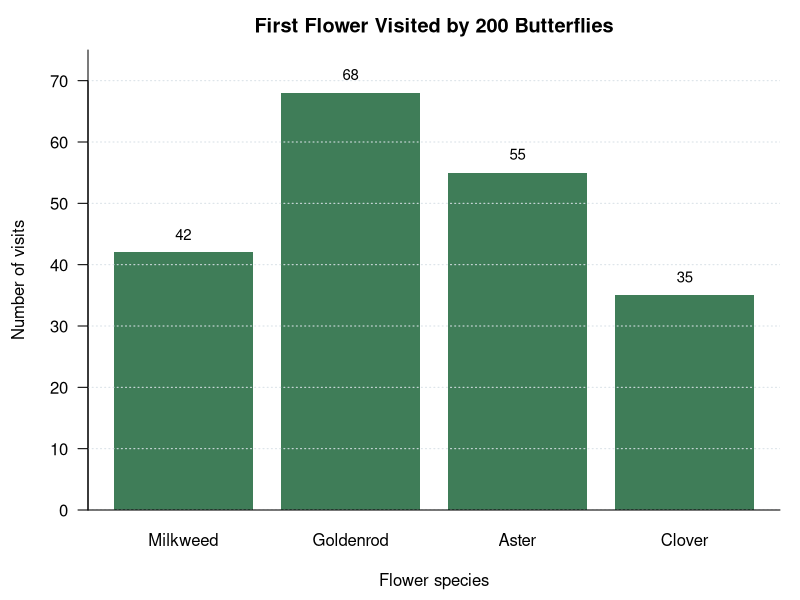
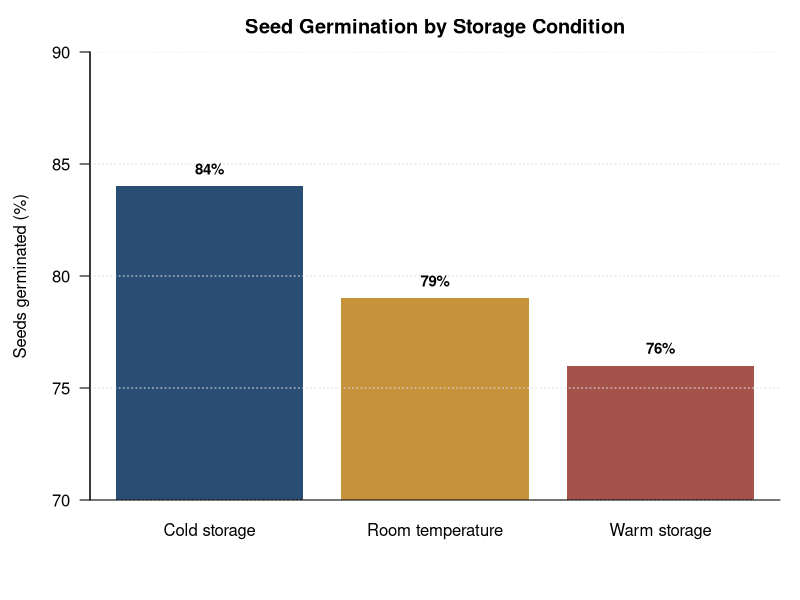
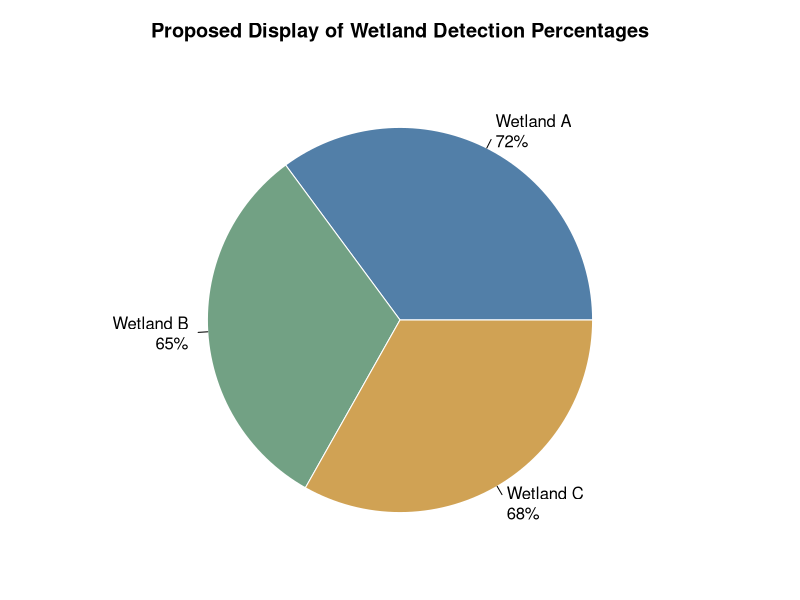
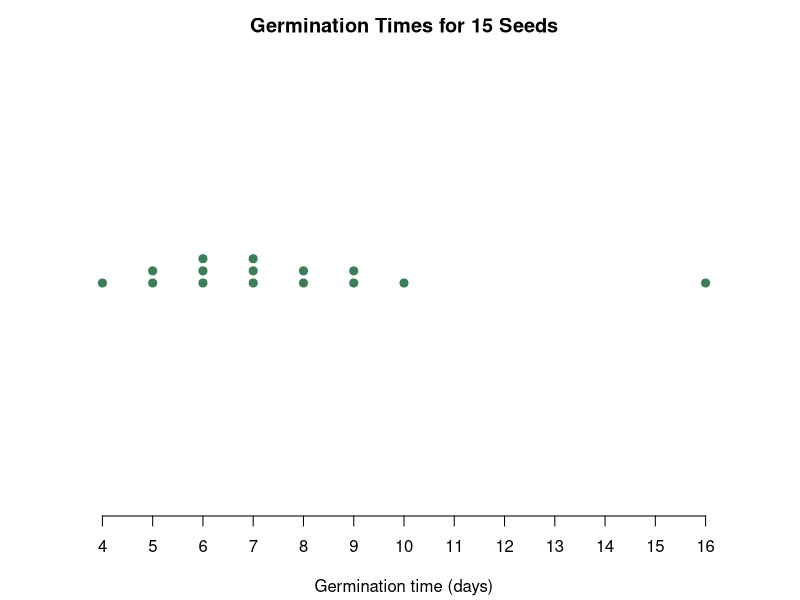
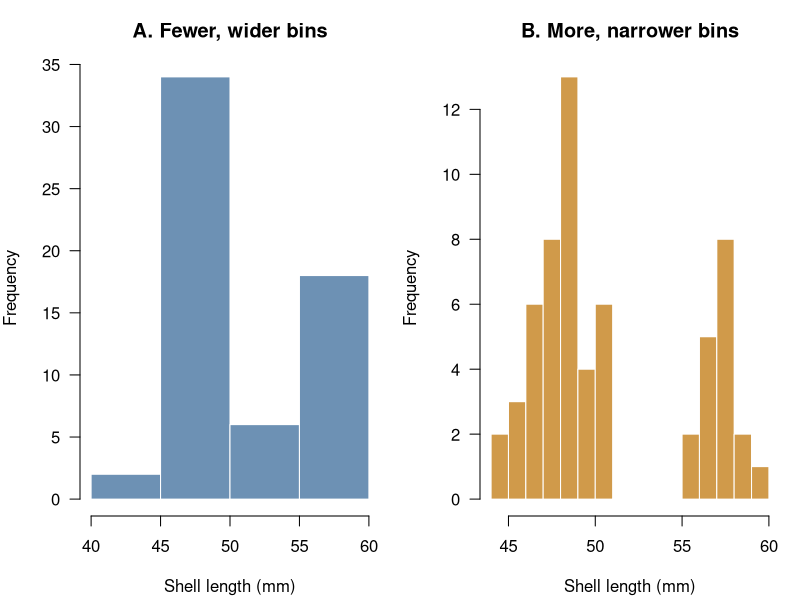
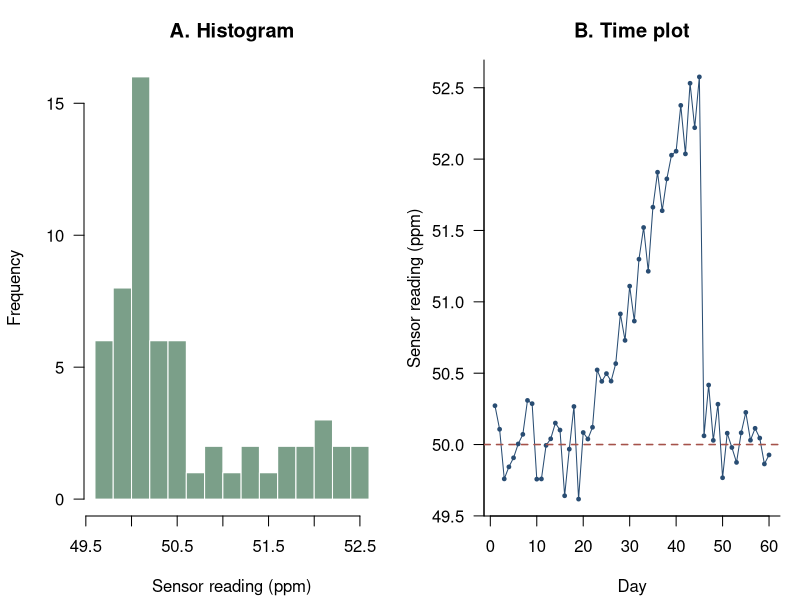
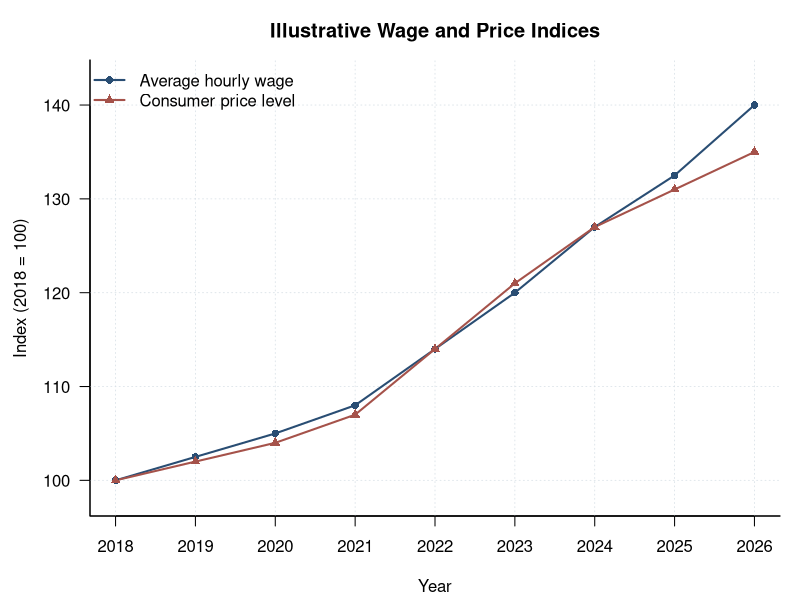
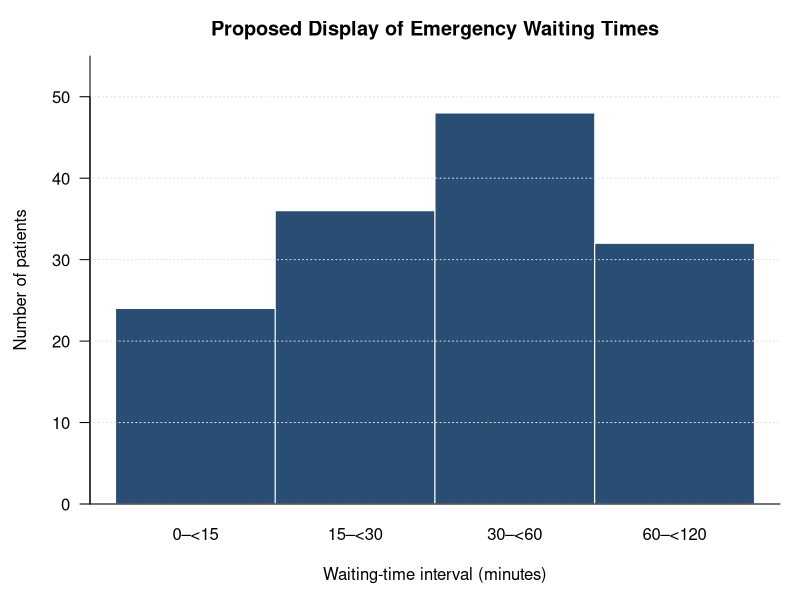

These figures' R source, in order:
## ---- chunk 1
knitr::opts_chunk$set(
  echo = FALSE,
  warning = FALSE,
  message = FALSE,
  fig.align = "center",
  fig.retina = 2,
  fig.pos = "H",
  out.width = "88%"
)

course_blue <- "#294D73"
course_green <- "#3F7D58"
course_gold <- "#C6923A"
course_red <- "#A5524A"
soft_grid <- "#D9E1E7"
## ---- chunk 2
butterfly_counts <- c(Milkweed = 42, Goldenrod = 68, Aster = 55, Clover = 35)
old_par <- par(mar = c(4.5, 4.4, 2.5, 1), las = 1, bty = "l")
positions <- barplot(butterfly_counts, col = course_green, border = NA,
                     ylim = c(0, 75),
                     ylab = "Number of visits",
                     xlab = "Flower species",
                     main = "First Flower Visited by 200 Butterflies"
)
abline(h = seq(0, 70, by = 10), col = soft_grid, lty = 3)
text(positions, butterfly_counts + 3, labels = butterfly_counts, cex = 0.9)
box(bty = "l")
par(old_par)
## ---- chunk 3
germination_rates <- c("Cold storage" = 84,"Room temperature" = 79,"Warm storage" = 76)
baseline <- 70
visible_heights <- germination_rates - baseline
old_par <- par(mar = c(5, 4.5, 2.6, 1),las = 1,bty = "l")

positions <- barplot(visible_heights, col = c(course_blue, course_gold, course_red),
                     border = NA,
                     ylim = c(0, 20),
                     axes = FALSE,
                     axisnames = FALSE,
                     ylab = "Seeds germinated (%)",
                     main = "Seed Germination by Storage Condition"
)
axis(2,at = seq(0, 20, by = 5),labels = seq(70, 90, by = 5),las = 1)
axis(1,at = positions,labels = names(germination_rates),tick = FALSE)
abline(h = seq(0, 20, by = 5),col = soft_grid,lty = 3)
text(positions,visible_heights + 0.8,labels = paste0(germination_rates, "%"),cex = 0.9,font = 2)
box(bty = "l")
par(old_par)
## ---- chunk 4
wetland_percentages <- c("Wetland A" = 72, "Wetland B" = 65, "Wetland C" = 68)

old_par <- par(mar = c(1, 1, 3, 1))
pie(
  wetland_percentages,
  labels = paste0(names(wetland_percentages), "\n", wetland_percentages, "%"),
  col = c("#527FA8", "#72A184", "#D0A254"),
  border = "white",
  main = "Proposed Display of Wetland Detection Percentages"
)
par(old_par)
## ---- chunk 5
germination_days <- c(4, 5, 5, 6, 6, 6, 7, 7, 7, 8, 8, 9, 9, 10, 16)

old_par <- par(mar = c(4.2, 1.2, 2.5, 0.8), bty = "n")
stripchart(
  germination_days,
  method = "stack",
  offset = 0.45,
  pch = 21,
  cex = 1.35,
  bg = course_green,
  col = "white",
  xlim = c(3, 17),
  axes = FALSE,
  xlab = "Germination time (days)",
  main = "Germination Times for 15 Seeds"
)
axis(1, at = 4:16)
par(old_par)
## ---- chunk 6
set.seed(1210)
mussel_lengths <- c(rnorm(42, mean = 48, sd = 1.7), rnorm(18, mean = 57, sd = 1.2))
old_par <- par(mfrow = c(1, 2), mar = c(4.2, 4, 3, 1), las = 1, bty = "l")
hist(mussel_lengths,breaks = 5,col = "#6D91B4",border = "white",
     main = "A. Fewer, wider bins",
     xlab = "Shell length (mm)",
     ylab = "Frequency"
)
hist(
  mussel_lengths,
  breaks = 15,
  col = "#D09A4A",
  border = "white",
  main = "B. More, narrower bins",
  xlab = "Shell length (mm)",
  ylab = "Frequency"
)
par(old_par)
## ---- chunk 7
set.seed(1210)
day <- 1:60
sensor_reading <- c(
  50 + rnorm(20, mean = 0, sd = 0.18),
  50 + seq(0.05, 2.60, length.out = 25) + rnorm(25, mean = 0, sd = 0.22),
  50 + rnorm(15, mean = 0, sd = 0.18)
)

old_par <- par(mfrow = c(1, 2), mar = c(4.2, 4.2, 3, 1), las = 1, bty = "l")
hist(
  sensor_reading,
  breaks = 12,
  col = "#7B9F89",
  border = "white",
  main = "A. Histogram",
  xlab = "Sensor reading (ppm)",
  ylab = "Frequency"
)
plot(
  day,
  sensor_reading,
  type = "o",
  pch = 19,
  cex = 0.50,
  lwd = 1,
  col = course_blue,
  main = "B. Time plot",
  xlab = "Day",
  ylab = "Sensor reading (ppm)"
)
abline(h = 50, col = course_red, lty = 2, lwd = 1.5)
par(old_par)
## ---- chunk 8
year <- 2018:2026
average_wage <- c(20.0, 20.5, 21.0, 21.6, 22.8, 24.0, 25.4, 26.5, 28.0)
price_index <- c(100, 102, 104, 107, 114, 121, 127, 131, 135)
wage_index <- average_wage / average_wage[1] * 100

index_data <- cbind(wage_index, price_index)

old_par <- par(
  mar = c(4.2, 4.5, 3, 1),
  las = 1,
  bty = "l"
)

# Create an empty plotting area
matplot(
  year,
  index_data,
  type = "n",
  ylim = c(98, 143),
  xaxt = "n",
  yaxt = "n",
  xlab = "Year",
  ylab = "Index (2018 = 100)",
  main = "Illustrative Wage and Price Indices"
)

# Add axes
axis(1, at = year)
axis(2, at = seq(100, 140, by = 10))

# Add horizontal and vertical grid lines
abline(
  h = seq(100, 140, by = 10),
  v = year,
  col = soft_grid,
  lty = 3,
  lwd = 0.8
)

# Add the data lines and points over the grid
matlines(
  year,
  index_data,
  lty = 1,
  lwd = 2,
  col = c(course_blue, course_red)
)

matpoints(
  year,
  index_data,
  pch = c(16, 17),
  col = c(course_blue, course_red)
)

legend(
  "topleft",
  legend = c("Average hourly wage", "Consumer price level"),
  col = c(course_blue, course_red),
  pch = c(16, 17),
  lty = 1,
  lwd = 2,
  bty = "n"
)

box(bty = "l")
par(old_par)
## ---- chunk 9
waiting_counts <- c(24, 36, 48, 32)
waiting_labels <- c("0–<15", "15–<30", "30–<60", "60–<120")

old_par <- par(mar = c(4.8, 4.5, 2.8, 1), las = 1, bty = "l")
barplot(
  waiting_counts,
  names.arg = waiting_labels,
  space = 0,
  col = course_blue,
  border = "white",
  ylim = c(0, 55),
  xlab = "Waiting-time interval (minutes)",
  ylab = "Number of patients",
  main = "Proposed Display of Emergency Waiting Times"
)
abline(h = seq(0, 50, by = 10), col = soft_grid, lty = 3)
box(bty = "l")
par(old_par)
## ---- chunk 10
sample_labels <- c("Jun 1", "Jun 2", "Jun 3", "Jun 10", "Jul 1", "Aug 1")
dissolved_oxygen <- c(9.1, 8.8, 8.4, 8.0, 7.7, 7.5)

old_par <- par(mar = c(5.5, 4.5, 2.8, 1), las = 1, bty = "l")
plot(
  seq_along(dissolved_oxygen),
  dissolved_oxygen,
  type = "o",
  pch = 19,
  lwd = 2,
  col = course_blue,
  xaxt = "n",
  xlab = "Sampling date",
  ylab = "Dissolved oxygen (mg/L)",
  main = "River Monitoring Results",
  ylim = c(7.2, 9.4)
)
axis(1, at = seq_along(sample_labels), labels = sample_labels, las = 2)
abline(h = seq(7.5, 9.0, by = 0.5), col = soft_grid, lty = 3)
par(old_par)
## ---- chunk 11
old_par <- par(mar = c(1, 1, 3, 1), bty = "n")
plot.new()
plot.window(xlim = c(0, 5), ylim = c(-1.5, 1.8), asp = 1)
symbols(
  x = c(1.25, 3.75),
  y = c(0, 0),
  circles = c(0.65, 0.975),
  inches = FALSE,
  add = TRUE,
  bg = c("#7EA68A", "#3F7D58"),
  fg = "white"
)
text(c(1.25, 3.75), c(0, 0), labels = c("120", "180"), col = "white", font = 2, cex = 1.1)
text(c(1.25, 3.75), c(-1.25, -1.25), labels = c("2025", "2026"), cex = 1.05)
title("Material Diverted from Landfill (tonnes)")
par(old_par)
## ---- chunk 12
butterfly_percentages <- butterfly_counts / sum(butterfly_counts) * 100
plot_colours <- c(course_green, course_gold, course_blue, course_red)
pie_labels <- paste0(names(butterfly_counts), "\n", butterfly_percentages, "%")
old_par <- par(mfrow = c(1, 2), mar = c(5, 4.5, 3, 1), las = 1)

# Bar graph
bar_positions <- barplot(butterfly_percentages, names.arg = names(butterfly_counts), col = plot_colours,
  border = NA,
  ylim = c(0, 40),
  ylab = "Percentage of visits",
  main = "A. Bar Graph"
)

text(bar_positions, butterfly_percentages + 2, labels = paste0(butterfly_percentages, "%"), cex = 0.85)
box(bty = "l")

# Pie chart
par(mar = c(1, 1, 3, 1))

pie(butterfly_counts, labels = pie_labels, col = plot_colours, 
    border = "white",
    clockwise = TRUE,
    init.angle = 90,
    main = "B. Pie Chart"
)

par(old_par)
## ---- chunk 13
total_surveys <- c(25, 200, 50)
wetland_labels <- paste0(names(wetland_percentages),"\n(n = ",total_surveys,")")
bar_positions <- barplot(wetland_percentages,names.arg = wetland_labels,
                         col = c("#527FA8", "#72A184", "#D0A254"),
                         border = NA,
                         ylim = c(0, 100),
                         ylab = "Detection percentage"
)
text(bar_positions,wetland_percentages + 4,labels = paste0(wetland_percentages, "%"),cex = 0.9,font = 2)

## ---- chunk 14
districts <- c("North", "Central", "South", "West")
restaurants <- c(120, 800, 240, 90)
complaints <- c(72, 160, 96, 45)
rates <- complaints / restaurants * 100

# Bar graph
bar_positions <- barplot(
  rates,
  names.arg = districts,
  col = course_blue,
  border = NA,
  ylim = c(0, 70),
  ylab = "Complaints per 100 restaurants"
)

text(bar_positions,rates + 3,labels = rates,cex = 0.9)
